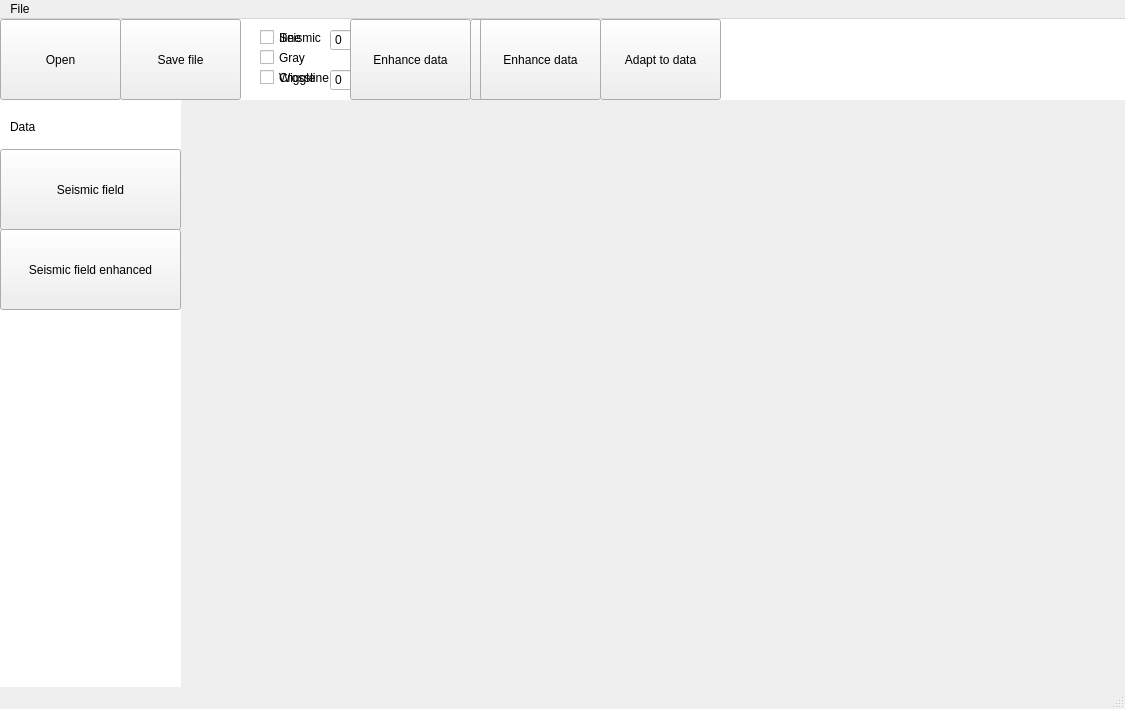
<?xml version="1.0" encoding="UTF-8"?>
<ui version="4.0">
 <class>MainWindow</class>
 <widget class="QMainWindow" name="MainWindow">
  <property name="geometry">
   <rect>
    <x>0</x>
    <y>0</y>
    <width>1125</width>
    <height>709</height>
   </rect>
  </property>
  <property name="windowTitle">
   <string>MainWindow</string>
  </property>
  <widget class="QWidget" name="centralwidget">
   <widget class="QFrame" name="leftBar">
    <property name="geometry">
     <rect>
      <x>0</x>
      <y>80</y>
      <width>181</width>
      <height>981</height>
     </rect>
    </property>
    <property name="styleSheet">
     <string>background-color: white;</string>
    </property>
    <property name="frameShape">
     <enum>QFrame::NoFrame</enum>
    </property>
    <widget class="QLabel" name="labeldata">
     <property name="geometry">
      <rect>
       <x>10</x>
       <y>20</y>
       <width>161</width>
       <height>16</height>
      </rect>
     </property>
     <property name="frameShadow">
      <enum>QFrame::Plain</enum>
     </property>
     <property name="text">
      <string>Data</string>
     </property>
    </widget>
   </widget>
   <widget class="QToolButton" name="savefile">
    <property name="geometry">
     <rect>
      <x>120</x>
      <y>0</y>
      <width>121</width>
      <height>81</height>
     </rect>
    </property>
    <property name="text">
     <string>Save file</string>
    </property>
    <property name="icon">
     <iconset>
      <normaloff>icons/savefile.png</normaloff>icons/savefile.png</iconset>
    </property>
    <property name="iconSize">
     <size>
      <width>50</width>
      <height>50</height>
     </size>
    </property>
    <property name="toolButtonStyle">
     <enum>Qt::ToolButtonTextUnderIcon</enum>
    </property>
   </widget>
   <widget class="QCheckBox" name="Wiggle">
    <property name="geometry">
     <rect>
      <x>260</x>
      <y>50</y>
      <width>70</width>
      <height>17</height>
     </rect>
    </property>
    <property name="text">
     <string>Wiggle</string>
    </property>
   </widget>
   <widget class="QCheckBox" name="Seismic">
    <property name="geometry">
     <rect>
      <x>260</x>
      <y>10</y>
      <width>70</width>
      <height>17</height>
     </rect>
    </property>
    <property name="text">
     <string>Seismic</string>
    </property>
   </widget>
   <widget class="QCheckBox" name="Gray">
    <property name="geometry">
     <rect>
      <x>260</x>
      <y>30</y>
      <width>70</width>
      <height>17</height>
     </rect>
    </property>
    <property name="text">
     <string>Gray</string>
    </property>
   </widget>
   <widget class="QToolButton" name="enhancedata">
    <property name="geometry">
     <rect>
      <x>350</x>
      <y>0</y>
      <width>121</width>
      <height>81</height>
     </rect>
    </property>
    <property name="text">
     <string>Enhance data</string>
    </property>
    <property name="icon">
     <iconset>
      <normaloff>icons/enhance.png</normaloff>icons/enhance.png</iconset>
    </property>
    <property name="iconSize">
     <size>
      <width>50</width>
      <height>50</height>
     </size>
    </property>
    <property name="toolButtonStyle">
     <enum>Qt::ToolButtonTextUnderIcon</enum>
    </property>
   </widget>
   <widget class="QToolButton" name="adapttodata">
    <property name="geometry">
     <rect>
      <x>470</x>
      <y>0</y>
      <width>121</width>
      <height>81</height>
     </rect>
    </property>
    <property name="text">
     <string>Adapt to data</string>
    </property>
    <property name="icon">
     <iconset>
      <normalon>icons/adapt_to_data.png</normalon>
     </iconset>
    </property>
    <property name="iconSize">
     <size>
      <width>50</width>
      <height>50</height>
     </size>
    </property>
    <property name="toolButtonStyle">
     <enum>Qt::ToolButtonTextUnderIcon</enum>
    </property>
   </widget>
   <widget class="QToolButton" name="openfile">
    <property name="geometry">
     <rect>
      <x>0</x>
      <y>0</y>
      <width>121</width>
      <height>81</height>
     </rect>
    </property>
    <property name="styleSheet">
     <string notr="true"/>
    </property>
    <property name="text">
     <string>Open</string>
    </property>
    <property name="icon">
     <iconset>
      <normalon>icons/openfile.png</normalon>
     </iconset>
    </property>
    <property name="iconSize">
     <size>
      <width>50</width>
      <height>50</height>
     </size>
    </property>
    <property name="toolButtonStyle">
     <enum>Qt::ToolButtonTextUnderIcon</enum>
    </property>
   </widget>
   <widget class="QToolButton" name="beforeenhancement">
    <property name="geometry">
     <rect>
      <x>0</x>
      <y>130</y>
      <width>181</width>
      <height>81</height>
     </rect>
    </property>
    <property name="styleSheet">
     <string notr="true"/>
    </property>
    <property name="text">
     <string>Seismic field</string>
    </property>
   </widget>
   <widget class="QToolButton" name="afterenhancement">
    <property name="geometry">
     <rect>
      <x>0</x>
      <y>210</y>
      <width>181</width>
      <height>81</height>
     </rect>
    </property>
    <property name="text">
     <string>Seismic field enhanced</string>
    </property>
   </widget>
   <widget class="QFrame" name="topBar">
    <property name="geometry">
     <rect>
      <x>0</x>
      <y>-20</y>
      <width>2001</width>
      <height>101</height>
     </rect>
    </property>
    <property name="styleSheet">
     <string>background-color: white;</string>
    </property>
    <property name="frameShape">
     <enum>QFrame::NoFrame</enum>
    </property>
    <widget class="QFrame" name="topBar_2">
     <property name="geometry">
      <rect>
       <x>-10</x>
       <y>0</y>
       <width>2001</width>
       <height>101</height>
      </rect>
     </property>
     <property name="styleSheet">
      <string>background-color: white;</string>
     </property>
     <property name="frameShape">
      <enum>QFrame::NoFrame</enum>
     </property>
     <widget class="QSpinBox" name="clineN">
      <property name="geometry">
       <rect>
        <x>340</x>
        <y>70</y>
        <width>42</width>
        <height>22</height>
       </rect>
      </property>
     </widget>
     <widget class="QSpinBox" name="ilineN">
      <property name="geometry">
       <rect>
        <x>340</x>
        <y>30</y>
        <width>42</width>
        <height>22</height>
       </rect>
      </property>
     </widget>
    </widget>
   </widget>
   <widget class="QToolButton" name="enhancedata_2">
    <property name="geometry">
     <rect>
      <x>480</x>
      <y>0</y>
      <width>121</width>
      <height>81</height>
     </rect>
    </property>
    <property name="text">
     <string>Enhance data</string>
    </property>
    <property name="icon">
     <iconset>
      <normaloff>icons/enhance.png</normaloff>icons/enhance.png</iconset>
    </property>
    <property name="iconSize">
     <size>
      <width>50</width>
      <height>50</height>
     </size>
    </property>
    <property name="toolButtonStyle">
     <enum>Qt::ToolButtonTextUnderIcon</enum>
    </property>
   </widget>
   <widget class="QCheckBox" name="Wiggle_2">
    <property name="geometry">
     <rect>
      <x>390</x>
      <y>50</y>
      <width>70</width>
      <height>17</height>
     </rect>
    </property>
    <property name="text">
     <string>Wiggle</string>
    </property>
   </widget>
   <widget class="QToolButton" name="adapttodata_2">
    <property name="geometry">
     <rect>
      <x>600</x>
      <y>0</y>
      <width>121</width>
      <height>81</height>
     </rect>
    </property>
    <property name="text">
     <string>Adapt to data</string>
    </property>
    <property name="icon">
     <iconset>
      <normalon>icons/adapt_to_data.png</normalon>
     </iconset>
    </property>
    <property name="iconSize">
     <size>
      <width>50</width>
      <height>50</height>
     </size>
    </property>
    <property name="toolButtonStyle">
     <enum>Qt::ToolButtonTextUnderIcon</enum>
    </property>
   </widget>
   <widget class="QCheckBox" name="Gray_2">
    <property name="geometry">
     <rect>
      <x>390</x>
      <y>30</y>
      <width>70</width>
      <height>17</height>
     </rect>
    </property>
    <property name="text">
     <string>Gray</string>
    </property>
   </widget>
   <widget class="QCheckBox" name="Seismic_2">
    <property name="geometry">
     <rect>
      <x>390</x>
      <y>10</y>
      <width>70</width>
      <height>17</height>
     </rect>
    </property>
    <property name="text">
     <string>Seismic</string>
    </property>
   </widget>
   <widget class="QCheckBox" name="iline">
    <property name="geometry">
     <rect>
      <x>260</x>
      <y>10</y>
      <width>70</width>
      <height>17</height>
     </rect>
    </property>
    <property name="text">
     <string>Iline</string>
    </property>
   </widget>
   <widget class="QCheckBox" name="crossline">
    <property name="geometry">
     <rect>
      <x>260</x>
      <y>50</y>
      <width>70</width>
      <height>17</height>
     </rect>
    </property>
    <property name="text">
     <string>Crossline</string>
    </property>
   </widget>
   <zorder>leftBar</zorder>
   <zorder>topBar</zorder>
   <zorder>savefile</zorder>
   <zorder>Wiggle</zorder>
   <zorder>Seismic</zorder>
   <zorder>Gray</zorder>
   <zorder>adapttodata</zorder>
   <zorder>openfile</zorder>
   <zorder>beforeenhancement</zorder>
   <zorder>afterenhancement</zorder>
   <zorder>enhancedata_2</zorder>
   <zorder>Wiggle_2</zorder>
   <zorder>adapttodata_2</zorder>
   <zorder>Gray_2</zorder>
   <zorder>Seismic_2</zorder>
   <zorder>iline</zorder>
   <zorder>crossline</zorder>
   <zorder>enhancedata</zorder>
  </widget>
  <widget class="QMenuBar" name="menubar">
   <property name="geometry">
    <rect>
     <x>0</x>
     <y>0</y>
     <width>1125</width>
     <height>21</height>
    </rect>
   </property>
   <widget class="QMenu" name="menuFile">
    <property name="title">
     <string>File</string>
    </property>
    <addaction name="actionOpen_file"/>
    <addaction name="actionSave_file"/>
    <addaction name="actionExit"/>
   </widget>
   <addaction name="menuFile"/>
  </widget>
  <widget class="QStatusBar" name="statusbar"/>
  <action name="actionOpen_file">
   <property name="text">
    <string>Open</string>
   </property>
  </action>
  <action name="actionSave_file">
   <property name="text">
    <string>Save file</string>
   </property>
  </action>
  <action name="actionExit">
   <property name="text">
    <string>Exit</string>
   </property>
  </action>
  <action name="actionAbout">
   <property name="text">
    <string>About</string>
   </property>
  </action>
  <action name="actionHelp">
   <property name="text">
    <string>Help</string>
   </property>
  </action>
  <action name="actionAbout_2">
   <property name="text">
    <string>About</string>
   </property>
  </action>
 </widget>
 <resources/>
 <connections/>
</ui>
